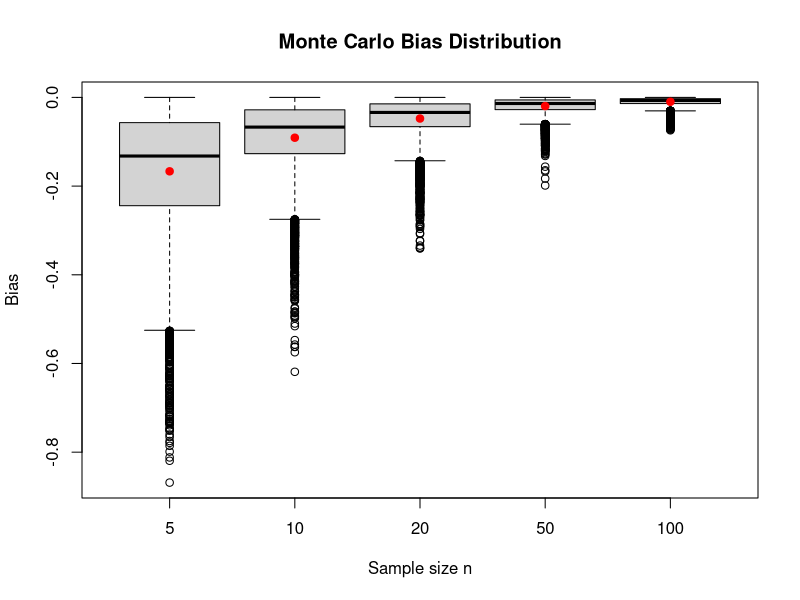
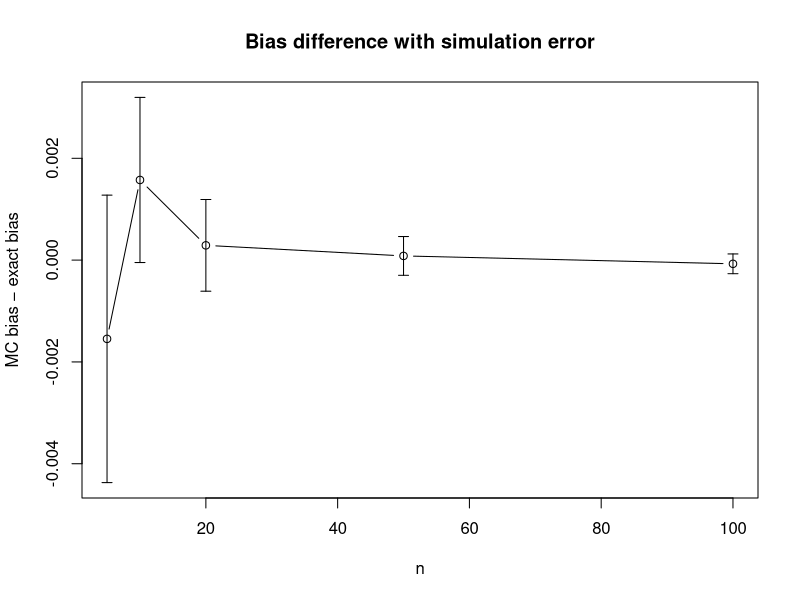
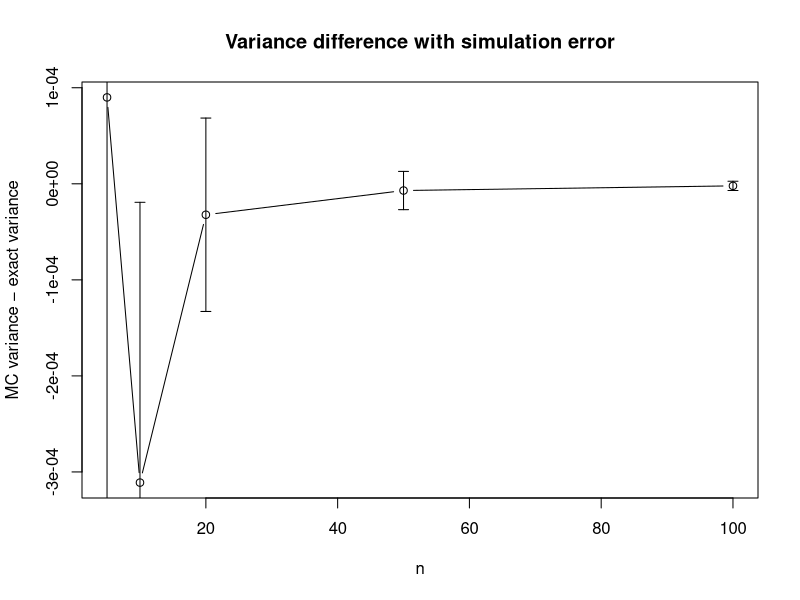
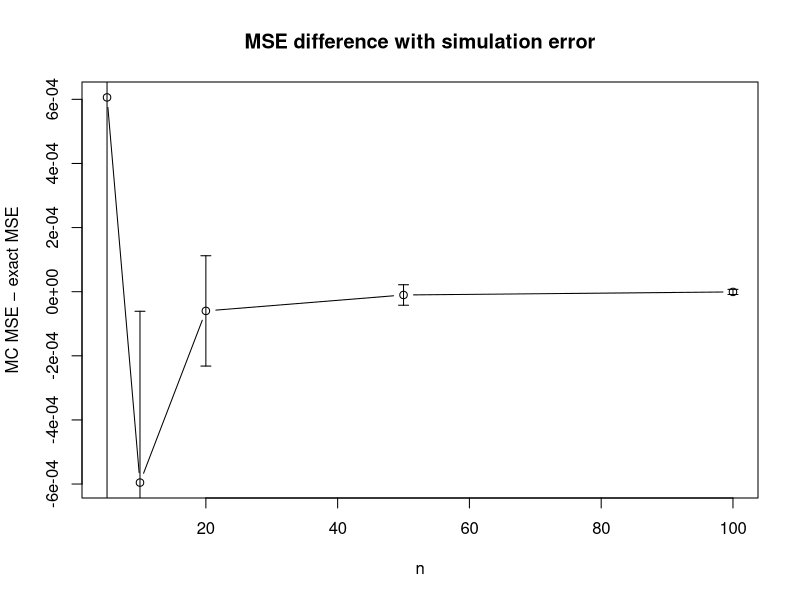

Generate these figures, in order, with R:
set.seed(123)

# Monte Carlo Implementation


# Parameters
theta <- 1
n_grid <- c(5, 10, 20, 50, 100)
M <- 10000


# Exact quantities
exact_bias <- function(n, theta) { -theta/(n+1) }
exact_var <- function(n, theta) { theta^2 * (n/(n+2) - n^2/(n+1)^2) }
exact_mse <- function(n, theta) { exact_var(n, theta) + exact_bias(n, theta)^2 }


results <- lapply(n_grid, function(n) {
  ymax <- replicate(M, max(runif(n, 0, theta)))
  bias_mc <- mean(ymax) - theta
  var_mc <- var(ymax)
  mse_mc <- mean((ymax - theta)^2)
  se_bias <- sd(ymax)/sqrt(M)
  se_var <- sd((ymax - mean(ymax))^2)/sqrt(M)
  se_mse <- sd((ymax - theta)^2)/sqrt(M)
  data.frame(
    n = n,
    bias_mc = bias_mc,
    var_mc = var_mc,
    mse_mc = mse_mc,
    bias_exact = exact_bias(n, theta),
    var_exact = exact_var(n, theta),
    mse_exact = exact_mse(n, theta),
    se_bias = se_bias,
    se_var = se_var,
    se_mse = se_mse,
    ymax = I(list(ymax))
  )
})


results <- do.call(rbind, results)

# Boxplot

boxplot_list <- lapply(seq_along(n_grid), function(i) {
  results$ymax[[i]] - theta
})


boxplot(boxplot_list, names = n_grid,
        main = "Monte Carlo Bias Distribution",
        xlab = "Sample size n",
        ylab = "Bias")


points(seq_along(n_grid), results$bias_exact, col = "red", pch = 19)


# Difference between Monte Carlo and exact bias

diff_bias <- results$bias_mc - results$bias_exact


plot(n_grid, diff_bias, type = "b",
     ylim = range(diff_bias + 2*results$se_bias, diff_bias - 2*results$se_bias),
     xlab = "n", ylab = "MC bias − exact bias",
     main = "Bias difference with simulation error")


arrows(n_grid,
       diff_bias - 2*results$se_bias,
       n_grid,
       diff_bias + 2*results$se_bias,
       angle = 90, code = 3, length = 0.05)


# Difference between Monte Carlo and exact variance

diff_var <- results$var_mc - results$var_exact


plot(n_grid, diff_var, type = "b",
     xlab = "n", ylab = "MC variance − exact variance",
     main = "Variance difference with simulation error")


arrows(n_grid,
       diff_var - 2*results$se_var,
       n_grid,
       diff_var + 2*results$se_var,
       angle = 90, code = 3, length = 0.05)


# Difference between Monte Carlo and exact MSE

diff_mse <- results$mse_mc - results$mse_exact


plot(n_grid, diff_mse, type = "b",
     xlab = "n", ylab = "MC MSE − exact MSE",
     main = "MSE difference with simulation error")


arrows(n_grid,
       diff_mse - 2*results$se_mse,
       n_grid,
       diff_mse + 2*results$se_mse,
       angle = 90, code = 3, length = 0.05)

